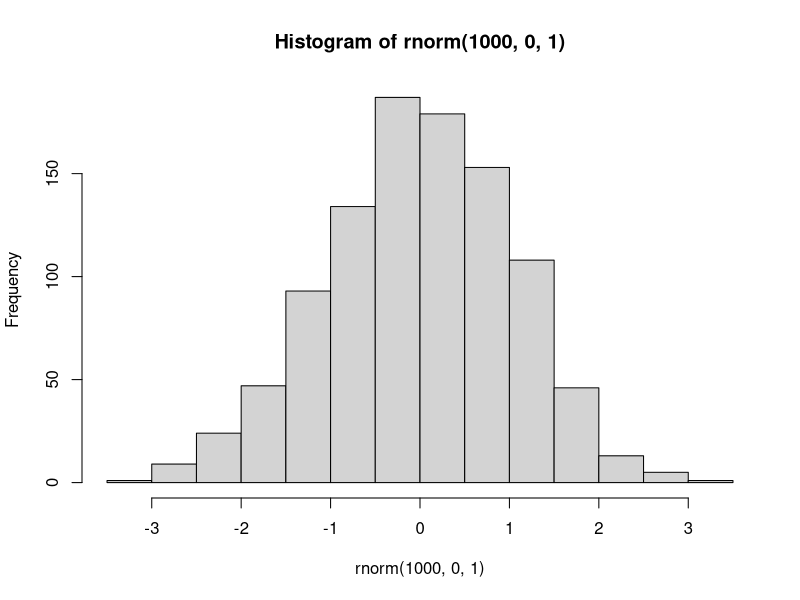

Recreate this plot in R. (Note: this script raises an error after producing the figure.)
## ---- chunk 1
options(htmltools.dir.version = FALSE)
## ---- chunk 2
#echo=false hides the R code 
# out.height use px 
hist(rnorm(1000, 0, 1))

## ---- chunk 3
knitr::include_graphics("images/unknown.jpg")
